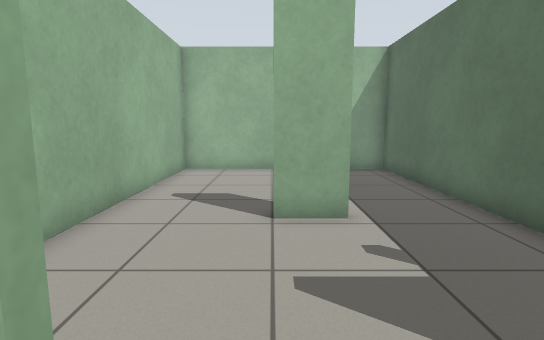
[1] (above)

17 first-person views from a walk through a Gazebo world. The camera is 0.94 m above the floor, tilts 8° down and sees 80° across. The floor is counted in squares, 0.5 m on a side. Each view is taken from the middle of a square. On the plan, view 1 faces up. The plan holds only what a view shows up to about 17 squares ahead; the rest is blank.

[2]
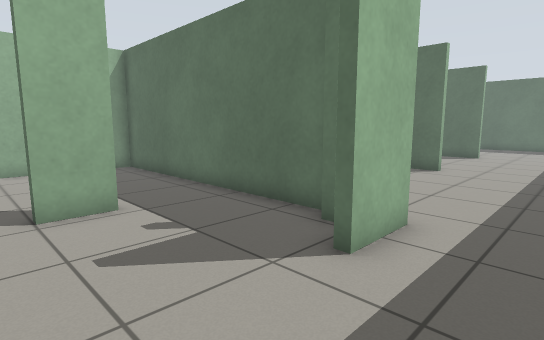

[3]
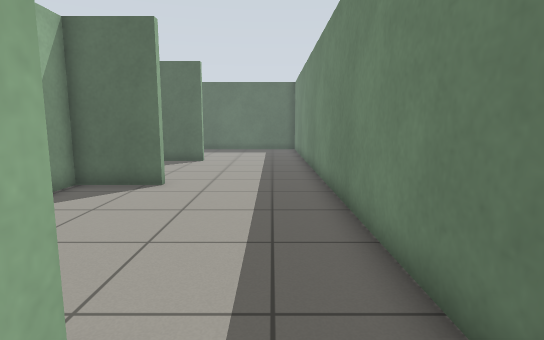

[4]
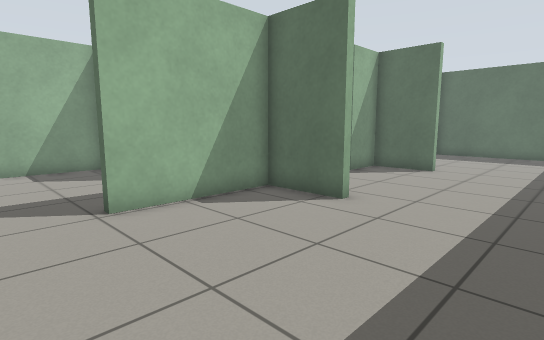

[5]
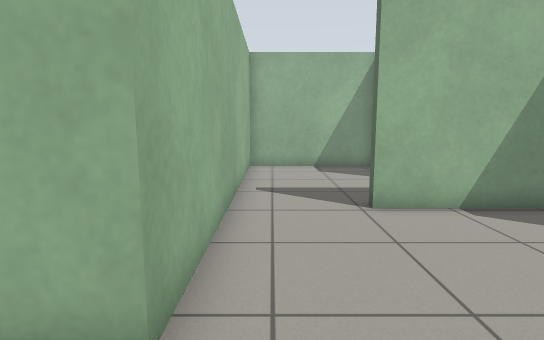

[6]
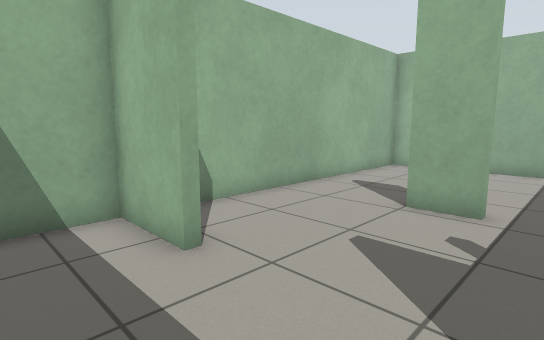

[7]
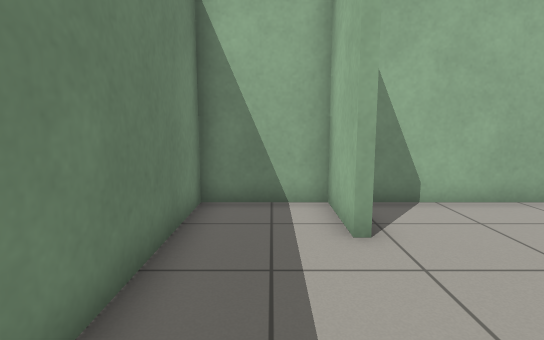

[8]
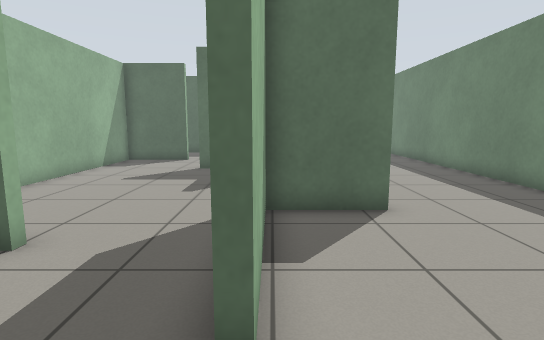

[9]
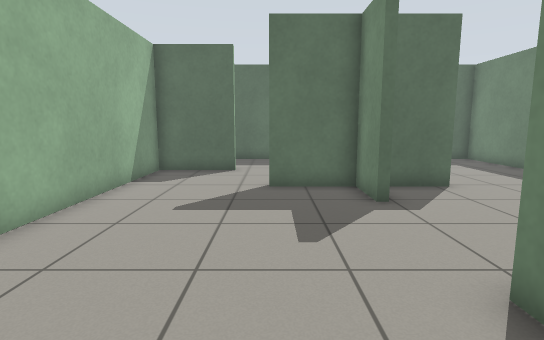

[10]
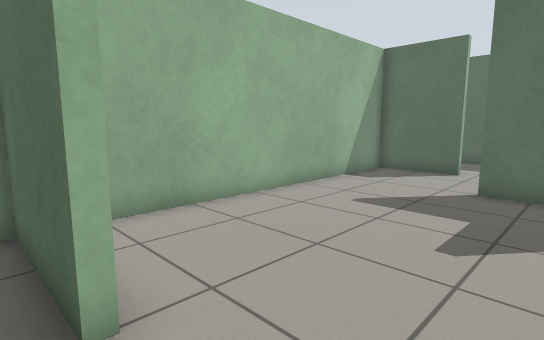

[11]
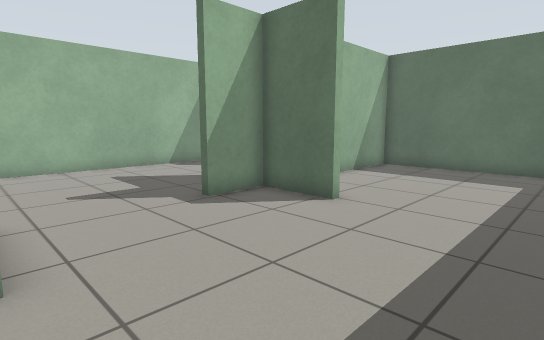

[12]
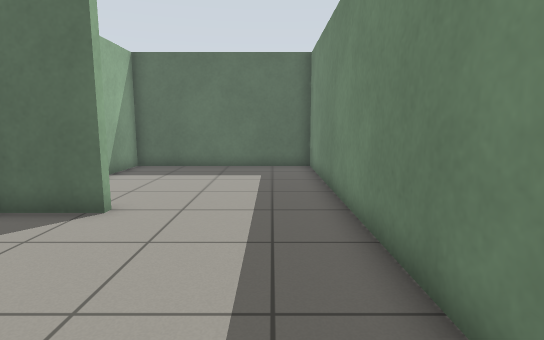

[13]
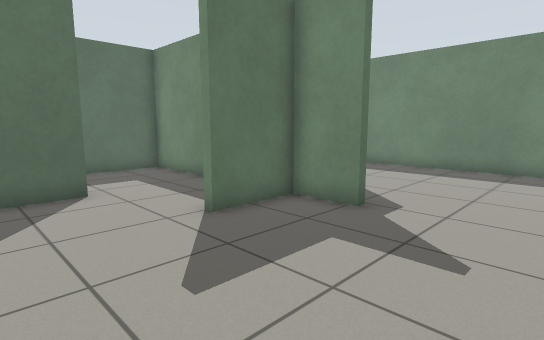

[14]
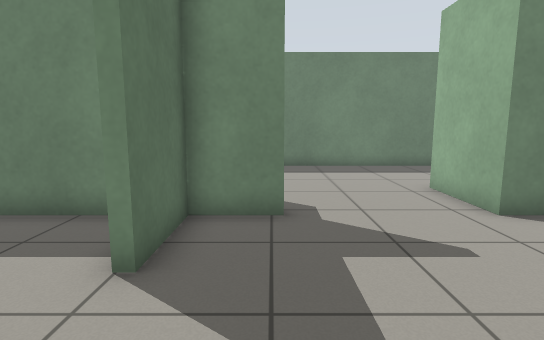

[15]
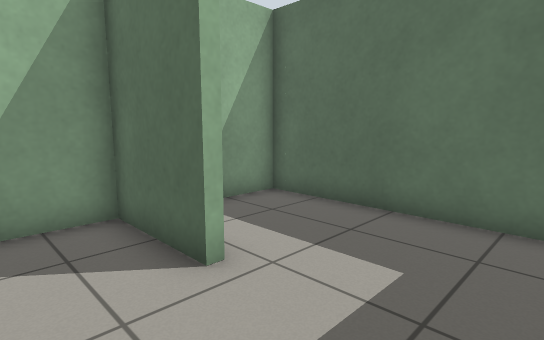

[16]
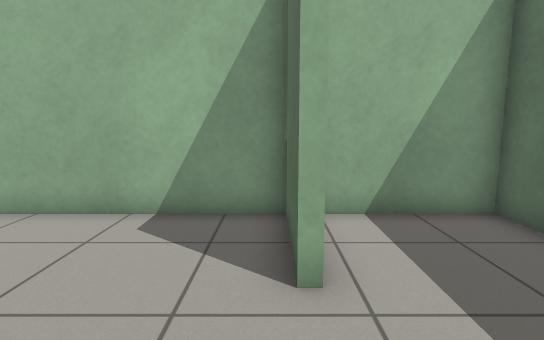

[17]
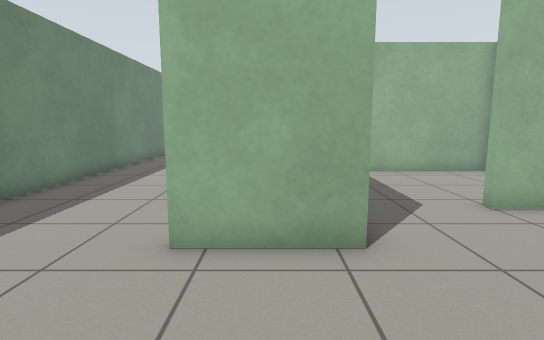

### Floor plan
Points are (right, up) in squares from view 1. A wall is a line through its corners. A room is listed if a view was taken in it or the views show most of it. See-through windows are left out.
Room 1 (views 1, 2, 3, 6)
walls: (-1.2, 1.7) (-1.2, 1.4) (-3.7, 1.4) (-3.7, -1.7) (3.5, -1.7)
ways out: opening at (4.5, 0) to room 2; opening at (1, 2) to room 7
Room 2 (views 4, 5, 7)
walls: (13, 3.6) (13, 6.1) (8.2, 6.1); (5, 5.6) (5, 1.4) (3, 1.4); (3.5, -1.7) (12.5, -1.7)
ways out: opening at (4.5, 0) to room 1; opening at (7, 6) to room 3; opening at (13, 1) to room 4
Room 3 (views 8, 9, 10)
walls: (10.6, 9.9) (10.6, 13.7) (5, 13.7) (5, 5.6)
ways out: opening at (7, 6) to room 2; opening at (11, 8) to room 5
Room 4 (views 11, 12, 17)
walls: (20.1, 3.6) (19.7, 3.6) (19.7, 6.1) (17.8, 6.1); (13.3, 5.5) (13.3, 3.6) (13, 3.6); (12.5, -1.7) (20.5, -1.7)
ways out: opening at (13, 1) to room 2; opening at (15.5, 6) to room 5; opening at (20, 1) to room 8
Room 5 (views 13, 14)
walls: (10.9, 11.1) (10.9, 9.9); (17.6, 6.4) (19.7, 6.4) (19.7, 9.1); (12.2, 6.4) (13.3, 6.4) (13.3, 5.5); (19.6, 13.7) (12.1, 13.7)
ways out: opening at (11, 8) to room 3; opening at (15.5, 6) to room 4; opening at (20, 11.5) to room 6
Room 6 (views 15, 16)
walls: (19.7, 9.1) (20.1, 9.1); (23.3, 10.5) (23.3, 13.7) (19.6, 13.7); (21.4, 6.4) (23.6, 6.4)
ways out: opening at (20, 11.5) to room 5; opening at (23, 8.5) to room 9
Room 7 (no view inside)
walls: (1.5, 6.8) (1.5, 6.3) (0, 6.3) (0, 6.8); (4.7, 3.1) (4.7, 13.7) (-3.7, 13.7) (-3.7, 2.4)
ways out: opening at (1, 2) to room 1
Room 8 (no view inside)
walls: (20.5, -1.7) (27.7, -1.7) (27.7, 6.1) (23.9, 6.1)
ways out: opening at (20, 1) to room 4
Room 9 (no view inside)
walls: (23.6, 6.4) (27.7, 6.4) (27.7, 13.7) (24, 13.7)
ways out: opening at (23, 8.5) to room 6

Where each view was taken, in squares from view 1:
view 1: 0 up, 0 right, facing up
view 2: 1 down, 1 left, facing up-right
view 3: 0 up, 3 right, facing right
view 4: 1 down, 6 right, facing up-right
view 5: 1 down, 6 right, facing up
view 6: 1 down, 3 right, facing up-left
view 7: 0 up, 4 right, facing left
view 8: 6 up, 6 right, facing right
view 9: 9 up, 10 right, facing right
view 10: 7 up, 10 right, facing up-right
view 11: 1 down, 13 right, facing up-right
view 12: 0 up, 13 right, facing right
view 13: 13 up, 14 right, facing down-right
view 14: 13 up, 18 right, facing down
view 15: 7 up, 21 right, facing up-right
view 16: 7 up, 23 right, facing up
view 17: 5 up, 18 right, facing left
